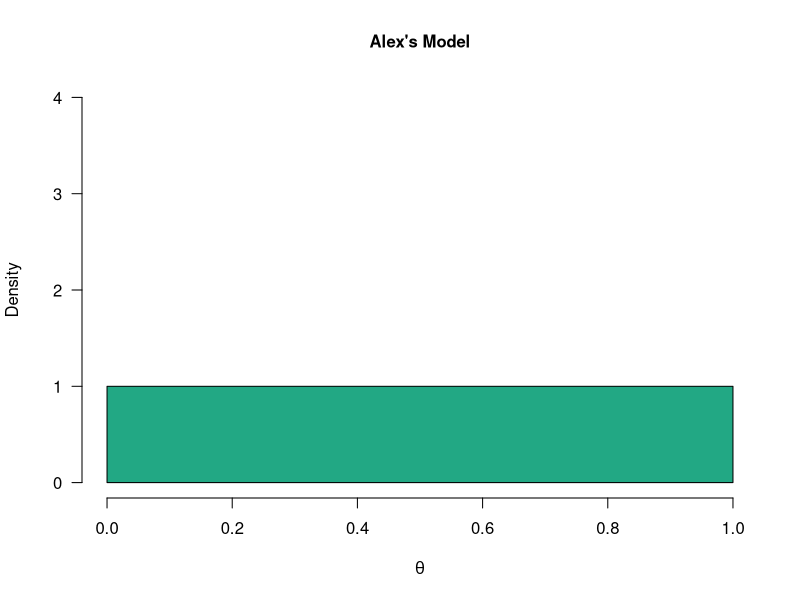
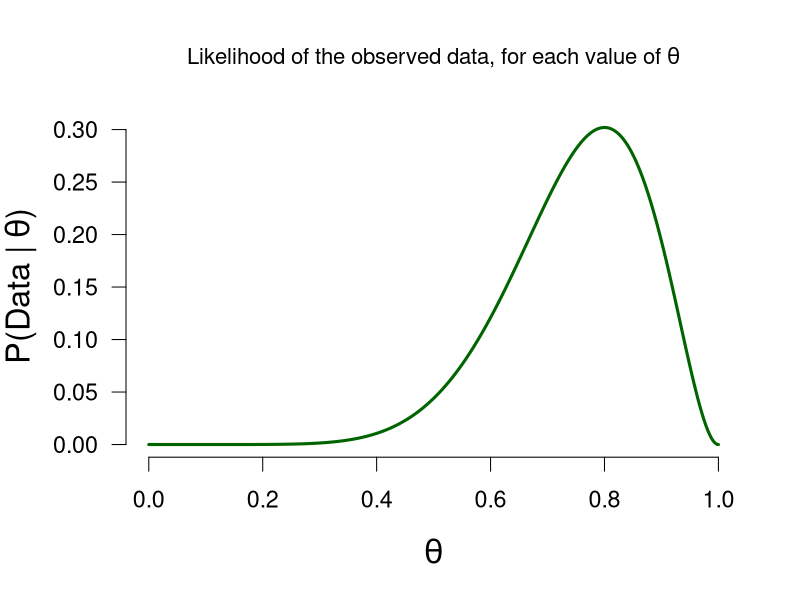
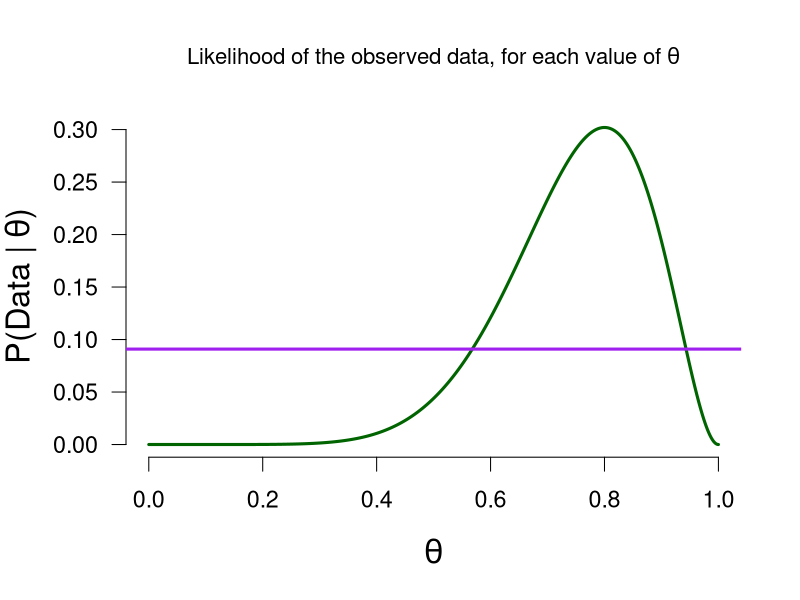
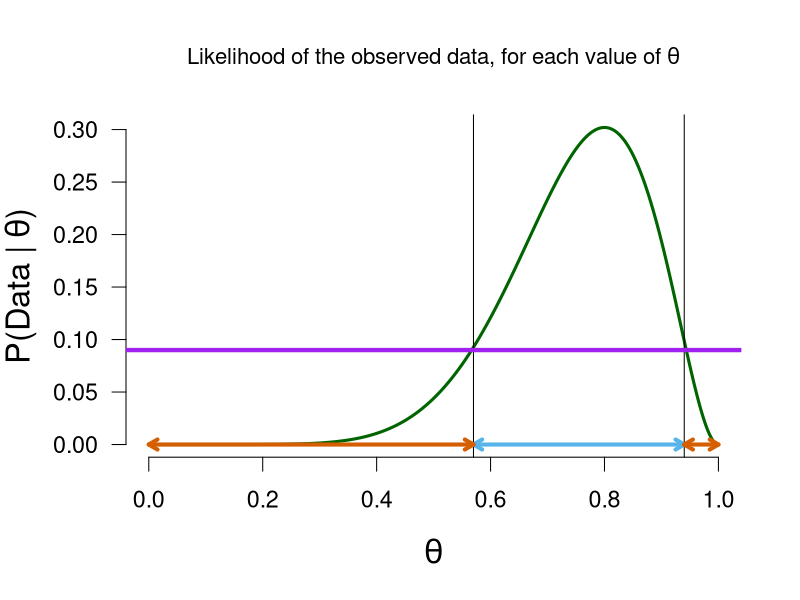
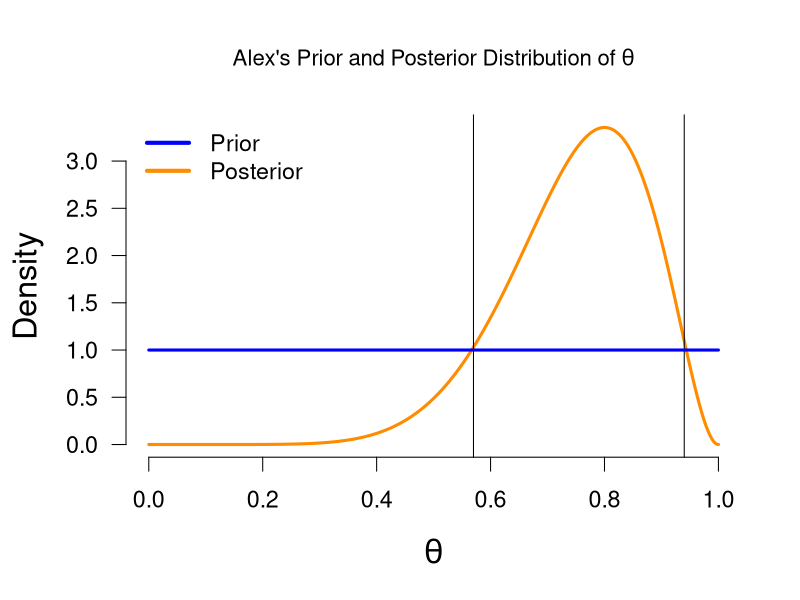
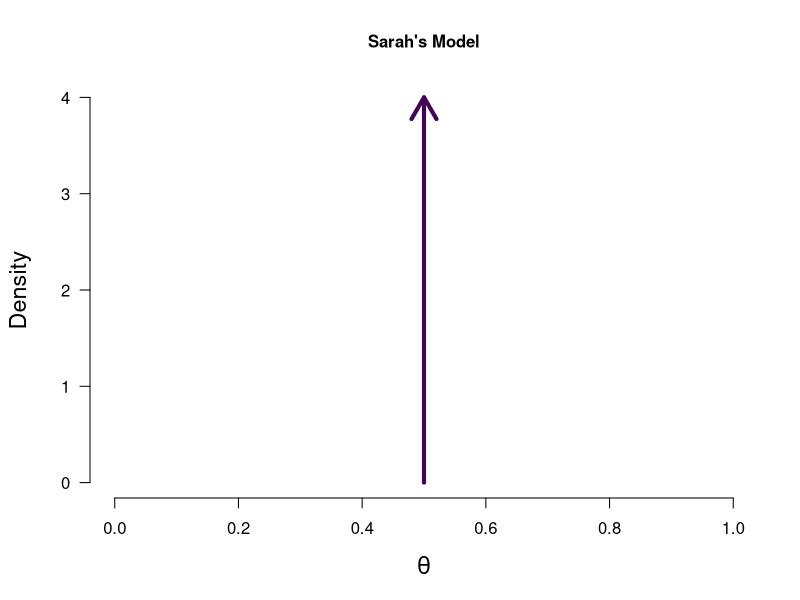
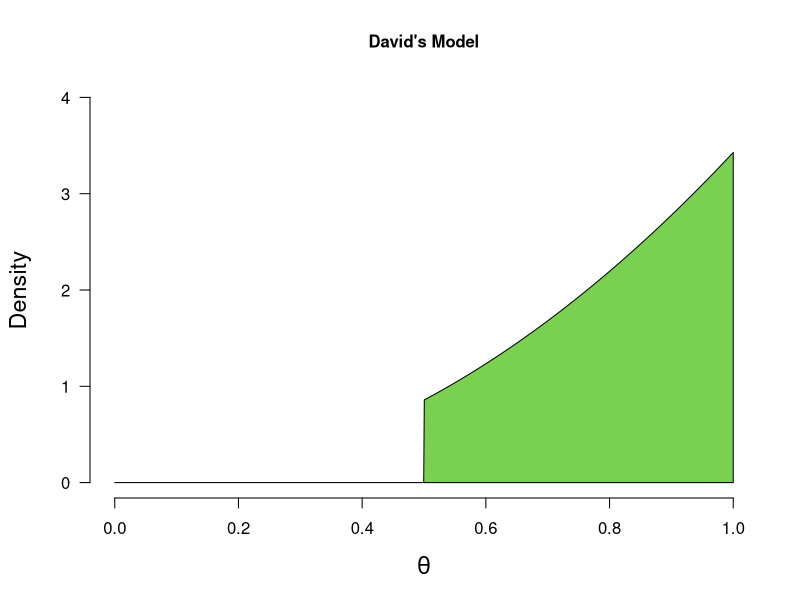
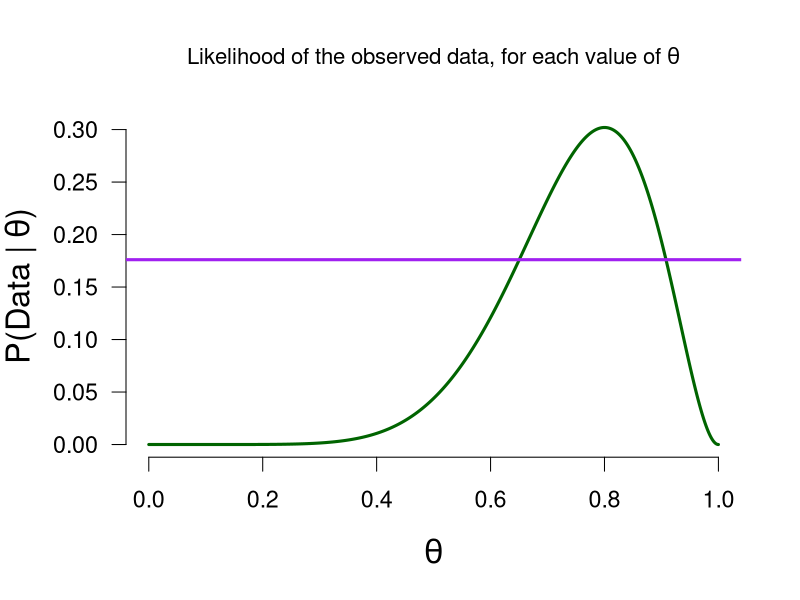

Write R code to recreate these figures, in order.
## ---- chunk 1
tBetFun <- function(x, shape1 = 1, shape2 = 1, side = "pos") {
  ds <- dbeta(x, shape1, shape2)
  if (side == "pos") {
    ds[x<0.5] <- 0
    ds <- ds / integrate(function(x) dbeta(x, shape1, shape2), lower = 0.5, upper = 1)[[1]]
  } else if (side == "neg") {
    ds[x>0.5] <- 0
    ds <- ds / integrate(function(x) dbeta(x, shape1, shape2), lower = 0, upper = 0.5)[[1]]
  }
  return(ds)
}
## ---- chunk 2
#| label: fig-uninformed-model-binomial-prediction-2
par(mfrow = c(1, 1), cex.main = 1)
cols <- viridis::viridis(6)

plot(1, 1, type ="n", xlim = c(0,1), ylim = c(0,4), bty = "n", main = "Alex's Model",
     las = 1, xlab = expression(theta), ylab = "Density")
mySeq <- seq(0, 1, length.out = 1e3)
polygon(x =  c(mySeq, rev(mySeq)), y = c(rep(0, 1e3), tBetFun(mySeq, 1, 1, side = "neutral")), col = cols[4]) 

## ---- chunk 3
#| label: fig-likelihood-binomial-8-heads
par(cex = 1.4, cex.lab = 1.4, mar = c(5.1, 4.5, 4.1, 2.1), cex.main = 0.95)
ss <- seq(0, 1, length.out = 1e4)
dd <- dbinom(x = 8, size = 10, ss)
plot(ss, dd, type = "l", bty = "n", las = 1, ylab = bquote("P(Data |" ~ theta * ")"), xlab = bquote(theta),
     main = bquote("Likelihood of the observed data, for each value of" ~theta),
     lwd = 3, col = "darkgreen")
## ---- chunk 4
#| label: fig-likelihood-binomial-8-heads-marginal
par(cex = 1.4, cex.lab = 1.4, mar = c(5.1, 4.5, 4.1, 2.1), cex.main = 0.95)
ss <- seq(0, 1, length.out = 1e4)
dd <- dbinom(x = 8, size = 10, ss)
plot(ss, dd, type = "l", bty = "n", las = 1, ylab = bquote("P(Data |" ~ theta * ")"), xlab = bquote(theta),
     main = bquote("Likelihood of the observed data, for each value of" ~theta),
     lwd = 3, col = "darkgreen")
abline(h = 1/11, lwd = 3, col = "purple")
## ---- chunk 5
#| label: fig-likelihood-binomial-8-heads-marginal-redgreen
par(cex = 1.4, cex.lab = 1.4, mar = c(5.1, 4.5, 4.1, 2.1), cex.main = 0.95)
pCol <- palette.colors(NULL, "Okabe-Ito")
margLik <- round(1/11, 2)
bords <- round(ss[round(dd, 3) == margLik], 2)
ll <- unique(bords)[1]
uu <- unique(bords)[length(unique(bords))]
plot(ss, dd, type = "l", bty = "n", las = 1, ylab = bquote("P(Data |" ~ theta * ")"), xlab = bquote(theta),
     main = bquote("Likelihood of the observed data, for each value of" ~theta),
     lwd = 3, col = "darkgreen")
ll <- unique(bords)[1]
uu <- unique(bords)[length(unique(bords))]
abline(v = uu)
abline(v = ll)
arrows(ll, 0, uu, 0,  lwd = 4, length = 0.1, code = 3, col = pCol[3])
abline(h = margLik, lwd = 4, col = "purple")

ll <- 0
uu <- unique(bords)[1]
arrows(ll, 0, uu, 0,  lwd = 4, length = 0.1, code = 3, col = pCol[7])
ll <- unique(bords)[length(unique(bords))]
uu <- 1

sq <- seq(ll, uu, length.out = 1e3) #+0.001
arrows(ll, 0, uu, 0,  lwd = 4, length = 0.1, code = 3, col =  pCol[7])
abline(h = margLik, lwd = 4, col = "purple")
## ---- chunk 6
#| label: fig-prior-posterior-binomial
prior <- dbeta(ss, 1, 1)
posterior <- prior * dd / margLik
par(cex = 1.4, cex.lab = 1.4, mar = c(5.1, 4.5, 4.1, 2.1))
plot(ss, posterior, type = "l", bty = "n", las = 1, ylab = "Density", xlab = bquote(theta),
     main = bquote("Alex's Prior and Posterior Distribution of" ~theta),
     lwd = 3, col = "darkorange")
ll <- unique(bords)[1]
uu <- unique(bords)[length(unique(bords))]
abline(v = uu)
abline(v = ll)
curve(dbeta(x, 1, 1), from = 0, to = 1, lwd = 3, col ="blue", add = TRUE)
legend("topleft", legend = c("Prior", "Posterior"), col = c("blue", "darkorange"), lty = 1, lwd = 4, bty = "n")
## ---- chunk 7
#| label: fig-sarah-model-binomial
par(mfrow = c(1, 1), cex.main = 1)
cols <- viridis::viridis(6)
plot(1, 1, type ="n", xlim = c(0,1), ylim = c(0,4), bty = "n", main = "Sarah's Model",
     las = 1, xlab = expression(theta), ylab = "Density")
arrows(x0 = 0.5, x1 = 0.5, y0 = 0, y1 = 4.0, lwd = 4, col = cols[1])
## ---- chunk 8
#| label: fig-david-model-binomial
par(mfrow = c(1, 1), cex.main = 1)
tBetFun <- function(x, shape1 = 1, shape2 = 1, side = "pos") {
  ds <- dbeta(x, shape1, shape2)
  if (side == "pos") {
    ds[x<0.5] <- 0
    ds <- ds / integrate(function(x) dbeta(x, shape1, shape2), lower = 0.5, upper = 1)[[1]]
  } else if (side == "neg") {
    ds[x>0.5] <- 0
    ds <- ds / integrate(function(x) dbeta(x, shape1, shape2), lower = 0, upper = 0.5)[[1]]
  }
  return(ds)
}
cols <- viridis::viridis(6)
plot(1, 1, type ="n", xlim = c(0,1), ylim = c(0,4), bty = "n", main = "David's Model", 
     las = 1, xlab = expression(theta), ylab = "Density")
polygon(x =  c(mySeq, rev(mySeq)), y = c(rep(0, 1e3), rev(tBetFun(mySeq, 3, 1))), col = cols[5]) 

# David's marginal
samps <- rbeta(1e5, 3, 1)
samps[samps<0.5] <- 1- samps[samps<0.5]
samps <- c(0:5, rbinom(1e5, 10, samps))
davMarLik <- (table(samps)/1e5)[9]
## ---- chunk 9
#| label: fig-likelihood-binomial-8-heads-marginal-david

par(cex = 1.4, cex.lab = 1.4, mar = c(5.1, 4.5, 4.1, 2.1), cex.main = 0.95)
ss <- seq(0, 1, length.out = 1e4)
dd <- dbinom(x = 8, size = 10, ss)
plot(ss, dd, type = "l", bty = "n", las = 1, ylab = bquote("P(Data |" ~ theta * ")"), xlab = bquote(theta),
     main = bquote("Likelihood of the observed data, for each value of" ~theta),
     lwd = 3, col = "darkgreen")
abline(h = davMarLik, lwd = 3, col = "purple")
## ---- chunk 10
#| label: fig-prior-posterior-binomial-david
ss <- seq(0, 1, length.out = 1e4)
priorD <- dbeta(ss, 3, 1)
priorD <- ifelse(ss < 0.5, 0, priorD)
dd <- dbinom(8, 10, ss)
posterior <- (priorD * dd) / (davMarLik/ integrate(function(x) dbeta(x, 3, 1), lower = 0.5, upper = 1)$value)
par(cex = 1.4, cex.lab = 1.4, mar = c(5.1, 4.5, 4.1, 2.1))
plot(ss, posterior, type = "l", bty = "n", las = 1, ylab = "Density", xlab = bquote(theta),
     main = bquote("David's Prior and Posterior Distribution of" ~theta), ylim = c(0, 3),
     lwd = 3, col = "darkorange")
bords <- round(ss[round(dd, 3) == round(davMarLik, 3)], 10)
ll <- unique(bords)[1]+0.02
uu <- unique(bords)[length(unique(bords))]-0.01
abline(v = uu)
abline(v = ll)
lines(ss, priorD, type="l", lwd = 3, col ="blue")
lines(ss, posterior, type="l", lwd = 3, col ="orange", lty = 2)
legend("topleft", legend = c("Prior", "Posterior"), col = c("blue", "darkorange"), lty = 1, lwd = 4, bty = "n")
## ---- chunk 11
# David's marginal
#| label: fig-prior-posterior-binomial-david-alt

samps <- rbeta(1e5, 3, 1)
samps[samps<0.5] <- 1- samps[samps<0.5]
samps <- c(0:5, rbinom(1e5, 11, samps))
davMarLik <- (table(samps)/1e5)[2]

ss <- seq(0, 1, length.out = 1e4)
priorD <- dbeta(ss, 3, 1)
priorD <- ifelse(ss < 0.5, 0, priorD)
dd <- dbinom(1, 11, ss)
posterior <- (priorD * dd) / (davMarLik/ integrate(function(x) dbeta(x, 3, 1), lower = 0.5, upper = 1)$value)
par(cex = 1.4, cex.lab = 1.4, mar = c(5.1, 4.5, 4.1, 2.1))
plot(ss, posterior, type = "l", bty = "n", las = 1, ylab = "Density", xlab = bquote(theta),
     main = bquote("David's Prior and Posterior Distribution of" ~theta), ylim = c(0, 10),
     lwd = 3, col = "darkorange")
lines(ss, priorD, type="l", lwd = 3, col ="blue")
lines(ss, posterior, type="l", lwd = 3, col ="orange", lty = 2)
legend("topleft", legend = c("Prior", "Posterior"), col = c("blue", "darkorange"), lty = 1, lwd = 4, bty = "n")
